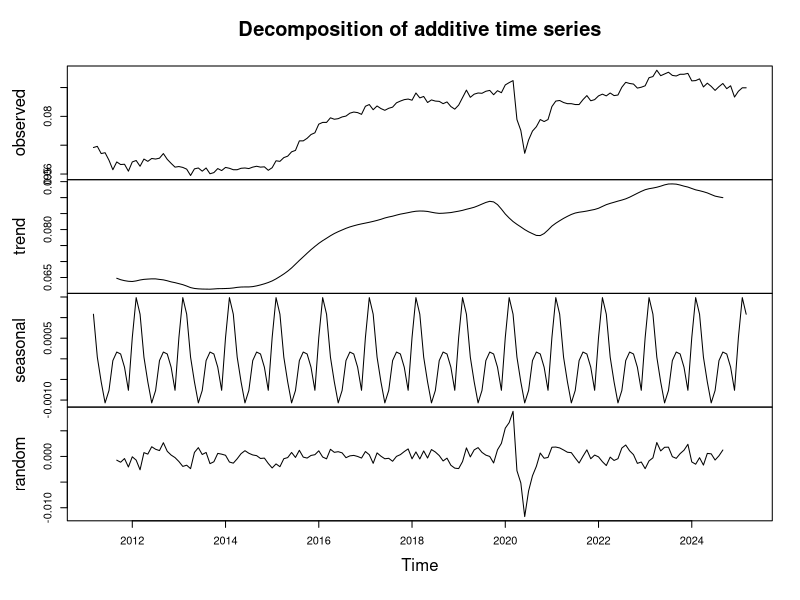
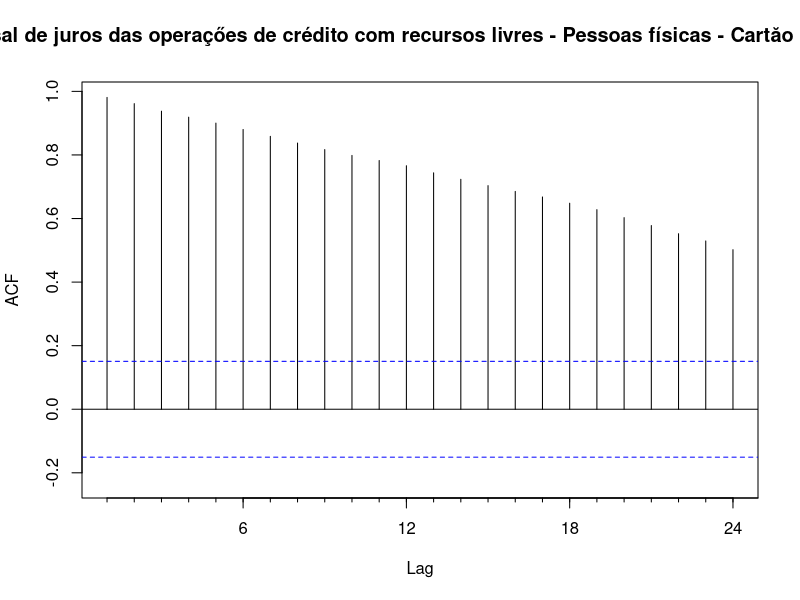
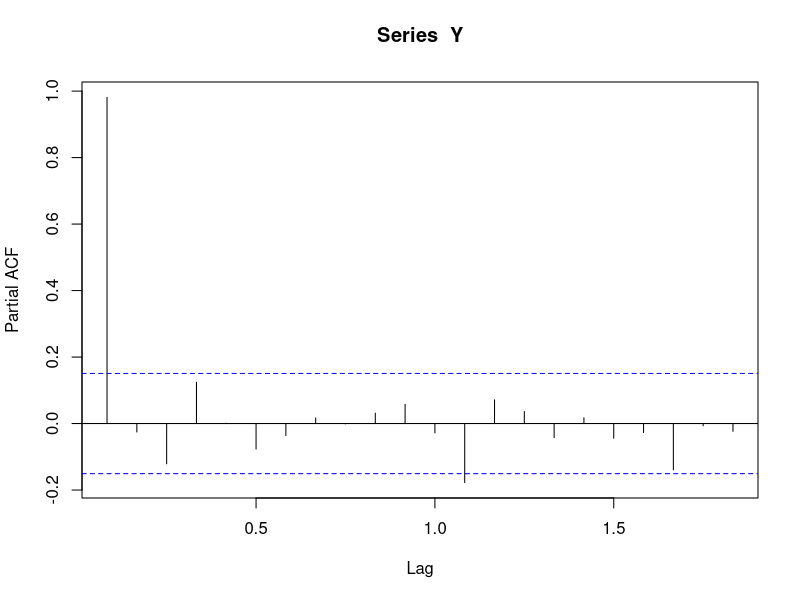
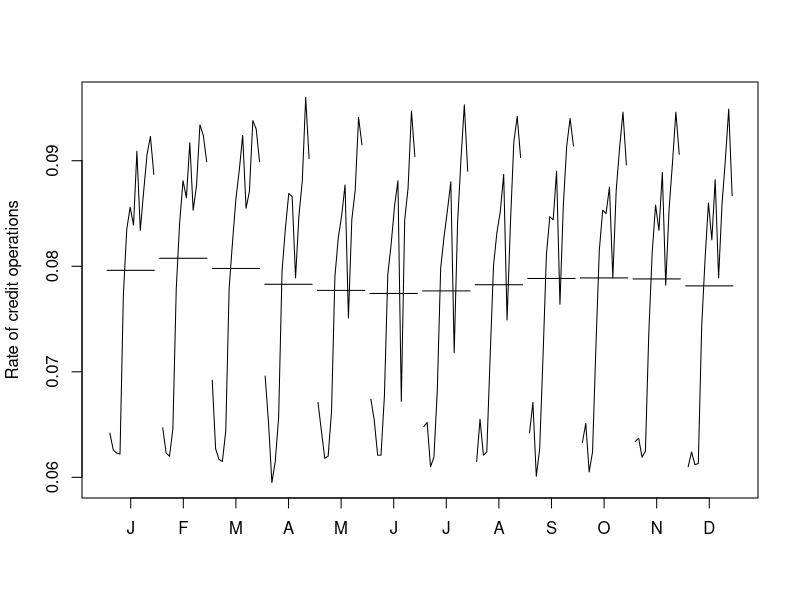

Generate these figures, in order, with R:
# Gráficos



rm(list = ls())
gc()
library(forecast)
library(ggplot2)
library(ggfortify)
library(readxl)



### TAXA DESEMPREGO ITÁLIA

#dados1 <- read_excel("STP-20250509110327181.xlsx",na = "-")


dados1 <- read_excel("STP-20250509171131887.xlsx", na = "-")


dados<-na.omit(dados1[4])/100

Y<-ts(dados, start = c(2011,3), end = c(2025,3),frequency = 12)

plot(decompose(Y))
title(main = "") 


Acf(Y)
pacf(Y)


decomp <- decompose(Y)


dec<-autoplot(decomp) +
  theme_bw() +  # fundo branco
  labs(x = "Time")+
  theme(
    panel.grid.major = element_blank(),  # remove grade principal
    panel.grid.minor = element_blank(),  # remove grade secundária
    strip.background = element_blank(),  # remove fundo da faixa dos títulos
    strip.text = element_text(size = 12),# aumenta texto dos títulos
    axis.text.x = element_text(size = 12)  
    )

saz<-monthplot(Y, ylab = "Rate of credit operations")


acf<-ggAcf(Y) +
  ggtitle(NULL) +  # remove título
  theme_bw() +     # fundo branco
  theme(
    panel.grid.major = element_blank(),  # remove grade maior
    panel.grid.minor = element_blank(),  # remove grade menor
    plot.title = element_blank(),        # garante título removido
    panel.border = element_rect(color = "black", fill = NA),
    axis.text.x = element_text(size = 14),
    axis.text.y = element_text(size = 14)
  )

pacf<-ggPacf(Y) +
  ggtitle(NULL) +
  ylab("Partial ACF") +
  theme_bw() +
  theme(
    panel.grid.major = element_blank(),
    panel.grid.minor = element_blank(),
    plot.title = element_blank(),
    panel.border = element_rect(color = "black", fill = NA),
    axis.text.x = element_text(size = 14),
    axis.text.y = element_text(size = 14)
  )



# # Garantir que os fatores estejam ordenados
# df_plot$model <- factor(df_plot$model, levels = unique(df_plot$model))
# df_plot$measure <- factor(df_plot$measure, levels = c("MAE", "MAPE", "RMSE"))
# 
# # Gráfico final com fundo branco e sem linhas de grade
# ggplot(df_plot, aes(x = model, y = values, fill = model)) +
#   geom_bar(stat = "identity", width = 0.7, color = "black", position = "dodge") +
#   geom_text(
#     aes(label = round(values, 2)),
#     fontface = "bold",
#     vjust = ifelse(df_plot$values >= 0, -0.3, 1.8),
#     color = "black",
#     size = 2
#   ) +
#   facet_wrap(~measure, scales = "free_y", nrow = 1) +
#   scale_fill_manual(values = gray.colors(length(unique(df_plot$model)))) +
#   coord_cartesian(ylim = c(min(df_plot$values) - 10, max(df_plot$values) + 30)) +
#   labs(y = "Percentage differences", x = "", fill = "") +
#   theme_minimal(base_size = 10) +
#   theme(
#     legend.position = "bottom",
#     axis.text.x = element_text(face = "bold", size = 8),
#     axis.text.y = element_text(face = "bold", size = 8),
#     axis.title.y = element_text(face = "bold", size = 8),
#     strip.text = element_text(face = "bold", size = 9),
#     panel.background = element_rect(fill = "white", colour = "white"),
#     plot.background = element_rect(fill = "white", colour = "white"),
#     panel.grid = element_blank()
#   )
